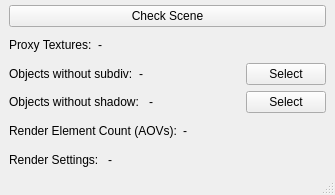
<?xml version="1.0" encoding="UTF-8"?>
<ui version="4.0">
 <class>sceneChecker</class>
 <widget class="QMainWindow" name="sceneChecker">
  <property name="geometry">
   <rect>
    <x>0</x>
    <y>0</y>
    <width>335</width>
    <height>195</height>
   </rect>
  </property>
  <property name="windowTitle">
   <string>Scene Checker</string>
  </property>
  <widget class="QWidget" name="main_widget">
   <layout class="QVBoxLayout" name="verticalLayout">
    <property name="topMargin">
     <number>5</number>
    </property>
    <property name="bottomMargin">
     <number>1</number>
    </property>
    <item>
     <widget class="QPushButton" name="checkScene_btn">
      <property name="text">
       <string>Check Scene</string>
      </property>
     </widget>
    </item>
    <item>
     <layout class="QHBoxLayout" name="proxyTexture_layout">
      <item>
       <widget class="QLabel" name="proxyTexture_label">
        <property name="sizePolicy">
         <sizepolicy hsizetype="Maximum" vsizetype="Preferred">
          <horstretch>0</horstretch>
          <verstretch>0</verstretch>
         </sizepolicy>
        </property>
        <property name="text">
         <string>Proxy Textures:</string>
        </property>
       </widget>
      </item>
      <item>
       <widget class="QLabel" name="proxyTexture_message">
        <property name="styleSheet">
         <string notr="true"/>
        </property>
        <property name="text">
         <string>-</string>
        </property>
       </widget>
      </item>
     </layout>
    </item>
    <item>
     <layout class="QHBoxLayout" name="openSubdiv_layout">
      <item>
       <widget class="QLabel" name="openSubdiv_label">
        <property name="sizePolicy">
         <sizepolicy hsizetype="Maximum" vsizetype="Preferred">
          <horstretch>0</horstretch>
          <verstretch>0</verstretch>
         </sizepolicy>
        </property>
        <property name="text">
         <string>Objects without subdiv:</string>
        </property>
       </widget>
      </item>
      <item>
       <widget class="QLabel" name="openSubdiv_count">
        <property name="sizePolicy">
         <sizepolicy hsizetype="Maximum" vsizetype="Preferred">
          <horstretch>0</horstretch>
          <verstretch>0</verstretch>
         </sizepolicy>
        </property>
        <property name="text">
         <string>-</string>
        </property>
       </widget>
      </item>
      <item>
       <spacer name="openSubdiv_spacer">
        <property name="orientation">
         <enum>Qt::Horizontal</enum>
        </property>
        <property name="sizeHint" stdset="0">
         <size>
          <width>40</width>
          <height>20</height>
         </size>
        </property>
       </spacer>
      </item>
      <item>
       <widget class="QPushButton" name="openSubdiv_select_btn">
        <property name="sizePolicy">
         <sizepolicy hsizetype="Minimum" vsizetype="Fixed">
          <horstretch>0</horstretch>
          <verstretch>0</verstretch>
         </sizepolicy>
        </property>
        <property name="minimumSize">
         <size>
          <width>0</width>
          <height>0</height>
         </size>
        </property>
        <property name="text">
         <string>Select</string>
        </property>
       </widget>
      </item>
     </layout>
    </item>
    <item>
     <layout class="QHBoxLayout" name="ShadowCasting_layout">
      <item>
       <widget class="QLabel" name="shadowCasting_label">
        <property name="text">
         <string>Objects without shadow: </string>
        </property>
       </widget>
      </item>
      <item>
       <widget class="QLabel" name="shadowCasting_count">
        <property name="text">
         <string>-</string>
        </property>
       </widget>
      </item>
      <item>
       <spacer name="shadowCasting_spacer">
        <property name="orientation">
         <enum>Qt::Horizontal</enum>
        </property>
        <property name="sizeHint" stdset="0">
         <size>
          <width>40</width>
          <height>20</height>
         </size>
        </property>
       </spacer>
      </item>
      <item>
       <widget class="QPushButton" name="shadowCasting_select_btn">
        <property name="text">
         <string>Select</string>
        </property>
       </widget>
      </item>
     </layout>
    </item>
    <item>
     <layout class="QHBoxLayout" name="renderElements_layout">
      <item>
       <widget class="QLabel" name="renderElements_label">
        <property name="sizePolicy">
         <sizepolicy hsizetype="Maximum" vsizetype="Preferred">
          <horstretch>0</horstretch>
          <verstretch>0</verstretch>
         </sizepolicy>
        </property>
        <property name="text">
         <string>Render Element Count (AOVs):</string>
        </property>
       </widget>
      </item>
      <item>
       <widget class="QLabel" name="renderElements_count">
        <property name="text">
         <string>-</string>
        </property>
       </widget>
      </item>
     </layout>
    </item>
    <item>
     <layout class="QHBoxLayout" name="renderSettings_layout">
      <item>
       <widget class="QLabel" name="renderSettings_label">
        <property name="sizePolicy">
         <sizepolicy hsizetype="Maximum" vsizetype="Preferred">
          <horstretch>0</horstretch>
          <verstretch>0</verstretch>
         </sizepolicy>
        </property>
        <property name="text">
         <string>Render Settings: </string>
        </property>
       </widget>
      </item>
      <item>
       <widget class="QLabel" name="renderSettings_message">
        <property name="text">
         <string>-</string>
        </property>
       </widget>
      </item>
     </layout>
    </item>
   </layout>
  </widget>
  <widget class="QMenuBar" name="menubar">
   <property name="geometry">
    <rect>
     <x>0</x>
     <y>0</y>
     <width>335</width>
     <height>21</height>
    </rect>
   </property>
  </widget>
  <widget class="QStatusBar" name="statusbar"/>
 </widget>
 <resources/>
 <connections/>
</ui>
